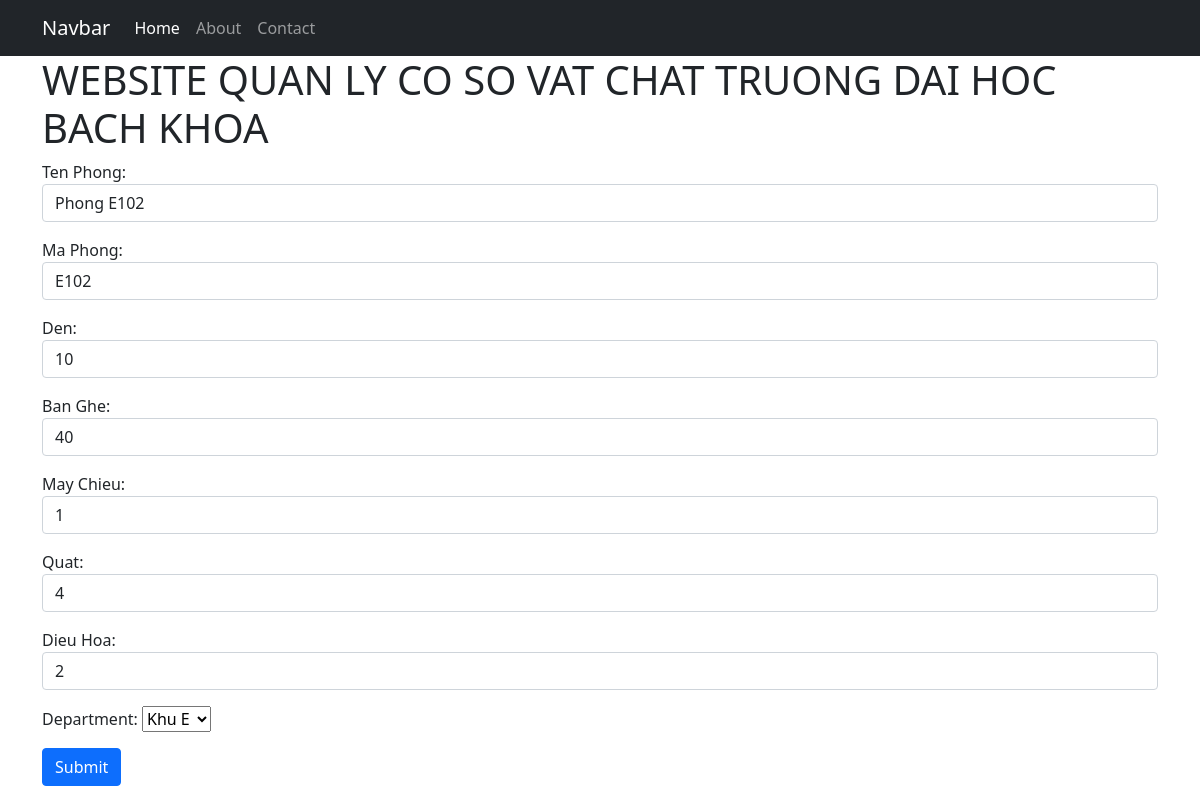
/8/update, run on the app's committed database.
### csvc/models.py (models this page shows, shortened)
class Csvc(models.Model):
    code = models.TextField(max_length=10)
    name = models.TextField(max_length=255)
    den = models.IntegerField(default=10)
    ban_ghe = models.IntegerField(default=40)
    may_chieu = models.IntegerField(default=1)
    quat = models.IntegerField(default=4)
    dieu_hoa = models.IntegerField(default=2)
    department = models.ForeignKey(Department,
                                   on_delete=models.CASCADE,
                                   blank=False,
                                   null=True)

class Department(models.Model):
    name = models.TextField(max_length=256)
    def __str__(self):
        return f"{self.name}"

### csvc/views.py (the view)
# urls.py: path('<int:id>/update', update_view, name='update'),
def update_view(request, id):
    student = get_object_or_404(Csvc, id=id)
    form = CsvcForm(request.POST or None, instance=student)
    if request.method == "POST":
        form.save()
        return redirect('/')
    context = {'form': form}
    return render(request, 'create.html', context)

### csvc/templates/create.html (shortened to what this page needs)
{% extends 'base.html' %}
{% block content %}
<form class="form" method="POST">{% csrf_token %}
    {{form.as_p}}
    <input type="submit" class = "btn btn-primary" value="Submit" />
</form>
{% endblock %}

### data on the page
Csvc: name "Phong E102", code "E102", den "10", ban_ghe "40", may_chieu "1", quat "4", dieu_hoa "2", department "Khu E"
